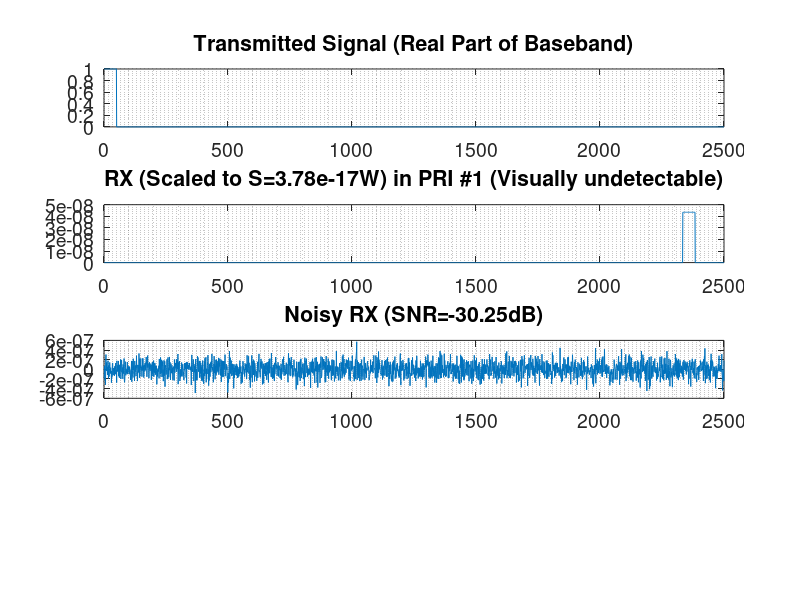
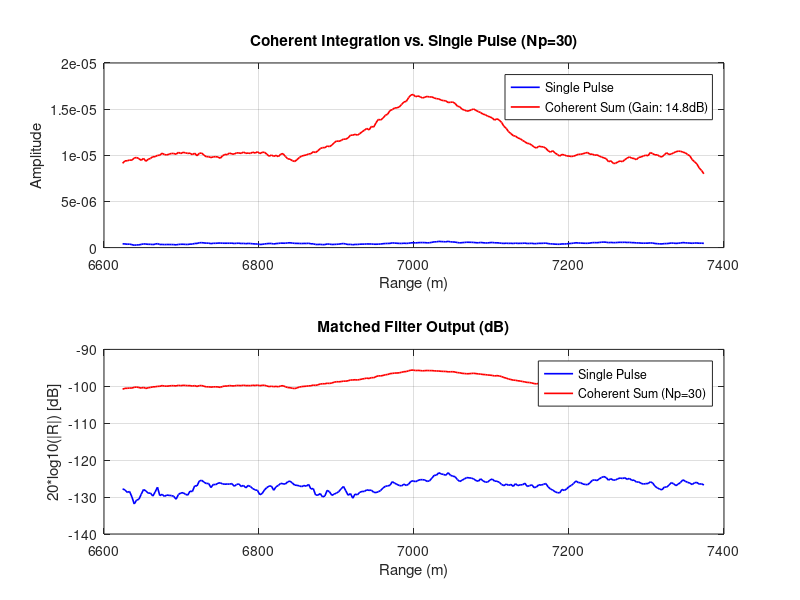

MATLAB code to generate these figures, in order:
function Correlation()
    close all;
    pkg load signal;
    clc;

    % =================================================================
    % 1. DEFINE RADAR and TARGET PARAMETERS (PHYSICAL & SYSTEM)
    % =================================================================
    c = 3e8;                                % light speed (m/s)
    T = 1e-6;                               % Pulse duration (s)
    fs = 50e6;                              % Sampling frequency (Hz)
    f_c = 10e9;                             % Carrier frequency (10 GHz - X-band)

    % --- MEDIUM RANGE PARAMETERS ---
    PRI = 50e-6;                            % PRI for max range 7.5 km
    target_dist = 7000;                     % Target at 7030 m (Multiple of 3m res.)

    % --- System & Target Physical Parameters (RADAR Range Equation) ---
    % Pt adjusted for a Single-Pulse SNR_in ~ -17 dB at 7 km
    Pt = 100.00;                            % FINAL Pt: 160 W, Realistic Medium Power
    G_dB = 20;                              % Antenna Gain (dBi)
    G = 10^(G_dB / 10);                     % Antenna Gain (unitless)
    lambda = c / f_c;                       % Wavelength (m)
    sigma = 1;                              % Target RCS (m^2)
    B = 1/T;                                % Receiver Bandwidth (Hz, Matched Filter)
    F = 2;                                  % Noise Figure (Unitless, approx 3 dB)
    L = 5;                                  % System Loss Factor (Unitless, approx 7 dB)

    % Constants
    k = 1.380649e-23;                       % Boltzmann's Constant (J/K)
    T0 = 290;                               % Standard Noise Temperature (K)

    % Integration
    Np = 30;                                 % <<< Set to 1 for UNDETECTABLE, then 100 for SUCCESS >>>

    % --- Practical Noise Components ---
    f_ripple = 120;
    V_ripple_rms = 5e-7;
    R_ref = 50;
    P_ripple = V_ripple_rms^2 / R_ref;

    % =================================================================
    % 2. TX SIGNAL GENERATION (COMPLEX BASEBAND)
    % =================================================================
    Ns = round(PRI*fs);                     % Samples per PRI (2500 samples)
    N = round(T * fs);                      % Pulse samples (N=50, MF Gain is 16.99 dB)
    t_pulse = (0:N-1)/fs;
    tx_signal_bb = exp(1i * 0*t_pulse);

    TX = zeros(Ns, Np);
    for p = 1:Np
        TX(1:N, p) = tx_signal_bb;
    end

    s1 = subplot(4,1,1);
    plot(real(TX(:,1)));
    set( s1, 'title', 'Transmitted Signal (Real Part of Baseband)' , 'fontsize', 14);
    grid minor on;

    % =================================================================
    % 3. RX SIGNAL GENERATION & SCALING
    % =================================================================

    time_delay = 2 * target_dist / c;
    d = round(time_delay * fs);

    % --- Calculate Single-Pulse SNR using RADAR Range Equation ---
    R = target_dist;
    Denominator_Loss = (4 * pi)^3 * R^4 * L;
    S_watts = (Pt * G^2 * lambda^2 * sigma) / Denominator_Loss;

    N_thermal_watts = k * T0 * B * F * L;

    SNR_single_ratio = S_watts / N_thermal_watts;
    SNR_single_dB = 10 * log10(SNR_single_ratio);

    fprintf(' Gain of TX/RX antenna and Calculated System Parameters (R=%.0fm):\n', R);
    fprintf(' Antenna gain for both TX & RX: %d dBi\n', G_dB);
    fprintf('  - Pt: %.2f W, MF Gain: %.2f dB\n', Pt, 10*log10(N));
    fprintf('  - Single-Pulse SNR (Theoretical): %.2f dB\n', SNR_single_dB);
    fprintf('  - S_watts: %.2e W, N_thermal: %.2e W\n', S_watts, N_thermal_watts);

    % --- Calculate Noise Standard Deviations ---
    sigma_n_thermal = sqrt(N_thermal_watts / 2);
    sigma_n_ripple = sqrt(P_ripple / 2);

    % --- RX matrix: delayed copy per pulse (Complex) ---
    RX_ideal = zeros(Ns, Np); % <<< FIXED: Initialized RX_ideal here >>>
    for p = 1:Np
        if d+N-1 <= Ns
            RX_ideal(d+1:d+N, p) = tx_signal_bb;
        end
    end

    % --- Scale the IDEAL RX signal to match the required S_watts ---
    % Note: RX_ideal is now defined from line 84
    P_ideal_current = mean(abs(RX_ideal(:)).^2);
    scale_factor = sqrt(S_watts / P_ideal_current);
    RX_scaled = RX_ideal * scale_factor;

    s2 = subplot(4,1,2);
    plot(real(RX_scaled(:,1)));
    grid minor on;
    set(s2, 'title', sprintf('RX (Scaled to S=%.2eW) in PRI #1 (Visually undetectable)', S_watts) , 'fontsize', 14);


    % 4. Add AWGN and Ripple Noise

    noise_thermal = sigma_n_thermal * (randn(size(RX_scaled)) + 1i * randn(size(RX_scaled)));

    t_full = (0:Ns*Np-1)/fs;
    ripple_i = sigma_n_ripple * sin(2*pi*f_ripple*t_full);
    ripple_q = sigma_n_ripple * cos(2*pi*f_ripple*t_full);
    noise_ripple_full = (ripple_i + 1i * ripple_q).';
    noise_ripple = reshape(noise_ripple_full, Ns, Np);

    noisy_rx_sig = RX_scaled + noise_thermal + noise_ripple;

    s3 = subplot(4,1,3);
    plot(real(noisy_rx_sig(:,1)));
    grid minor on;
    set( s3, 'title', sprintf('Noisy RX (SNR=%.2fdB)', SNR_single_dB) , 'fontsize', 14);

    % =================================================================
    % 5. MATCHED FILTERING & COHERENT INTEGRATION
    % =================================================================

    h = conj(fliplr(tx_signal_bb)) / norm(tx_signal_bb);
    MF = zeros(Ns+N-1, Np);
    for p = 1:Np
        MF(:, p) = conv(noisy_rx_sig(:, p), h);
    end

    expected_conv_idx = d + N;
    half_win = round(2.5 * N);
    win_idx = max(1, expected_conv_idx - half_win) : min(size(MF,1), expected_conv_idx + half_win);
    coherent_sum = sum(MF(win_idx, :), 2);

    lag_samples_vec = win_idx - N;
    lag_axis_s = lag_samples_vec / fs;
    range_axis = (lag_axis_s * c) / 2;

    single_pulse_result = MF(win_idx, 1);

    % =================================================================
    % 6. PLOTTING & DIAGNOSTICS
    % =================================================================

    figure('Name', sprintf('Integration Comparison (Np=%d, SNR=%.2fdB)', Np, SNR_single_dB));

    s_comp = subplot(2,1,1);
    plot(range_axis, abs(single_pulse_result), 'b', 'LineWidth', 1.2);
    hold on;
    plot(range_axis, abs(coherent_sum), 'r', 'LineWidth', 1.2);
    title(sprintf('Coherent Integration vs. Single Pulse (Np=%d)', Np));
    xlabel('Range (m)');
    ylabel('Amplitude');
    legend('Single Pulse', sprintf('Coherent Sum (Gain: %.1fdB)', 10*log10(Np)));
    grid on;

    s_db = subplot(2,1,2);
    plot(range_axis, 20*log10(abs(single_pulse_result)+eps), 'b', 'LineWidth', 1.2);
    hold on;
    plot(range_axis, 20*log10(abs(coherent_sum)+eps), 'r', 'LineWidth', 1.2);
    title('Matched Filter Output (dB)');
    xlabel('Range (m)');
    ylabel('20*log10(|R|) [dB]');
    legend('Single Pulse', sprintf('Coherent Sum (Np=%d)', Np));
    grid on;

    % --- compute observed SNR ---
    [peak_val_single, ~] = max(abs(single_pulse_result));
    [peak_val_coherent, peak_idx] = max(abs(coherent_sum));

    len_cs = length(coherent_sum);
    noise_region = 1 : max(1, peak_idx - round(3*N));

    if isempty(noise_region) || length(noise_region) < 10
        noise_region = [1:round(0.2*len_cs), round(0.8*len_cs):len_cs];
    end

    noise_rms_coherent = sqrt(mean(abs(coherent_sum(noise_region)).^2));

    SNR_dB_observed = 20*log10(peak_val_coherent / noise_rms_coherent);

    noise_rms_single = noise_rms_coherent / sqrt(Np);
    SNR_dB_single_observed = 20*log10(peak_val_single / noise_rms_single);

    fprintf('\n--- Observed Results ---\n');
    fprintf('MF Output SNR (Theoretical, Np=1): %.2f dB\n', SNR_single_dB + 10*log10(N));
    fprintf('Coherent Integration Gain (Theoretical): +%.2f dB\n', 10*log10(Np));
    fprintf('Single Pulse Observed SNR (MF Output): %.2f dB\n', SNR_dB_single_observed);
    fprintf('Coherent Sum Observed SNR (MF Output): %.2f dB\n', SNR_dB_observed);
    fprintf('Observed SNR Improvement (Coherent): %.2f dB\n', SNR_dB_observed - SNR_dB_single_observed);

    % --- Range estimate ---
    peak_conv_idx = win_idx(1) + peak_idx - 1;
    lag_samples_est = peak_conv_idx - N;
    R_est = (lag_samples_est / fs) * c / 2;
    fprintf('Estimated range: %.2f m (Target: %.0f m)\n', R_est, target_dist);

end
